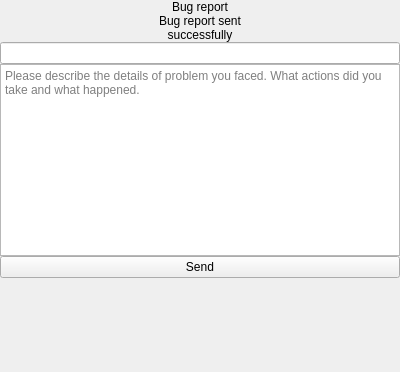
<?xml version="1.0" encoding="UTF-8"?>
<ui version="4.0">
 <class>BugReportScreen</class>
 <widget class="QWidget" name="BugReportScreen">
  <property name="geometry">
   <rect>
    <x>0</x>
    <y>0</y>
    <width>400</width>
    <height>372</height>
   </rect>
  </property>
  <property name="windowTitle">
   <string>Form</string>
  </property>
  <layout class="QHBoxLayout" name="horizontalLayout">
   <property name="spacing">
    <number>0</number>
   </property>
   <property name="leftMargin">
    <number>0</number>
   </property>
   <property name="topMargin">
    <number>0</number>
   </property>
   <property name="rightMargin">
    <number>0</number>
   </property>
   <property name="bottomMargin">
    <number>0</number>
   </property>
   <item>
    <widget class="QWidget" name="wgtLeftMargin" native="true">
     <property name="sizePolicy">
      <sizepolicy hsizetype="Preferred" vsizetype="Preferred">
       <horstretch>0</horstretch>
       <verstretch>0</verstretch>
      </sizepolicy>
     </property>
    </widget>
   </item>
   <item>
    <widget class="QWidget" name="wgtCentral" native="true">
     <layout class="QVBoxLayout" name="verticalLayout_2">
      <property name="spacing">
       <number>0</number>
      </property>
      <property name="leftMargin">
       <number>0</number>
      </property>
      <property name="topMargin">
       <number>0</number>
      </property>
      <property name="rightMargin">
       <number>0</number>
      </property>
      <property name="bottomMargin">
       <number>0</number>
      </property>
      <item>
       <layout class="QVBoxLayout" name="vltBugReport">
        <property name="spacing">
         <number>0</number>
        </property>
        <item>
         <widget class="QLabel" name="lblCaption">
          <property name="text">
           <string>Bug report</string>
          </property>
          <property name="alignment">
           <set>Qt::AlignCenter</set>
          </property>
         </widget>
        </item>
        <item>
         <widget class="CustomLineHeightLabel" name="lblStatusMessage">
          <property name="text">
           <string>Bug report sent&lt;br&gt;successfully</string>
          </property>
          <property name="alignment">
           <set>Qt::AlignCenter</set>
          </property>
         </widget>
        </item>
        <item>
         <widget class="CustomLineEdit" name="edtEmail">
          <property name="sizePolicy">
           <sizepolicy hsizetype="Preferred" vsizetype="Fixed">
            <horstretch>0</horstretch>
            <verstretch>0</verstretch>
           </sizepolicy>
          </property>
          <property name="inputMethodHints">
           <set>Qt::ImhNone</set>
          </property>
          <property name="alignment">
           <set>Qt::AlignLeading|Qt::AlignLeft|Qt::AlignVCenter</set>
          </property>
         </widget>
        </item>
        <item>
         <widget class="QWidget" name="wgtBottomEmail" native="true"/>
        </item>
        <item>
         <widget class="CustomTextEdit" name="edtMessage">
          <property name="verticalScrollBarPolicy">
           <enum>Qt::ScrollBarAlwaysOff</enum>
          </property>
          <property name="horizontalScrollBarPolicy">
           <enum>Qt::ScrollBarAlwaysOff</enum>
          </property>
          <property name="placeholderText">
           <string>Please describe the details of problem you faced. What actions did you take and what happened.</string>
          </property>
         </widget>
        </item>
        <item>
         <widget class="QWidget" name="wgtTopButton" native="true">
          <property name="minimumSize">
           <size>
            <width>0</width>
            <height>0</height>
           </size>
          </property>
         </widget>
        </item>
        <item>
         <widget class="QPushButton" name="btnSend">
          <property name="sizePolicy">
           <sizepolicy hsizetype="Preferred" vsizetype="Fixed">
            <horstretch>0</horstretch>
            <verstretch>0</verstretch>
           </sizepolicy>
          </property>
          <property name="text">
           <string>Send</string>
          </property>
         </widget>
        </item>
        <item>
         <spacer name="verticalSpacer">
          <property name="orientation">
           <enum>Qt::Vertical</enum>
          </property>
          <property name="sizeHint" stdset="0">
           <size>
            <width>20</width>
            <height>13</height>
           </size>
          </property>
         </spacer>
        </item>
       </layout>
      </item>
     </layout>
    </widget>
   </item>
   <item>
    <widget class="QWidget" name="wgtRightMargin" native="true">
     <property name="sizePolicy">
      <sizepolicy hsizetype="Preferred" vsizetype="Preferred">
       <horstretch>0</horstretch>
       <verstretch>0</verstretch>
      </sizepolicy>
     </property>
    </widget>
   </item>
  </layout>
 </widget>
 <customwidgets>
  <customwidget>
   <class>CustomLineEdit</class>
   <extends>QLineEdit</extends>
   <header location="global">CustomLineEdit.h</header>
  </customwidget>
  <customwidget>
   <class>CustomLineHeightLabel</class>
   <extends>QLabel</extends>
   <header>CustomLineHeightLabel.h</header>
  </customwidget>
  <customwidget>
   <class>CustomTextEdit</class>
   <extends>QTextEdit</extends>
   <header location="global">CustomTextEdit.h</header>
  </customwidget>
 </customwidgets>
 <resources/>
 <connections/>
</ui>
